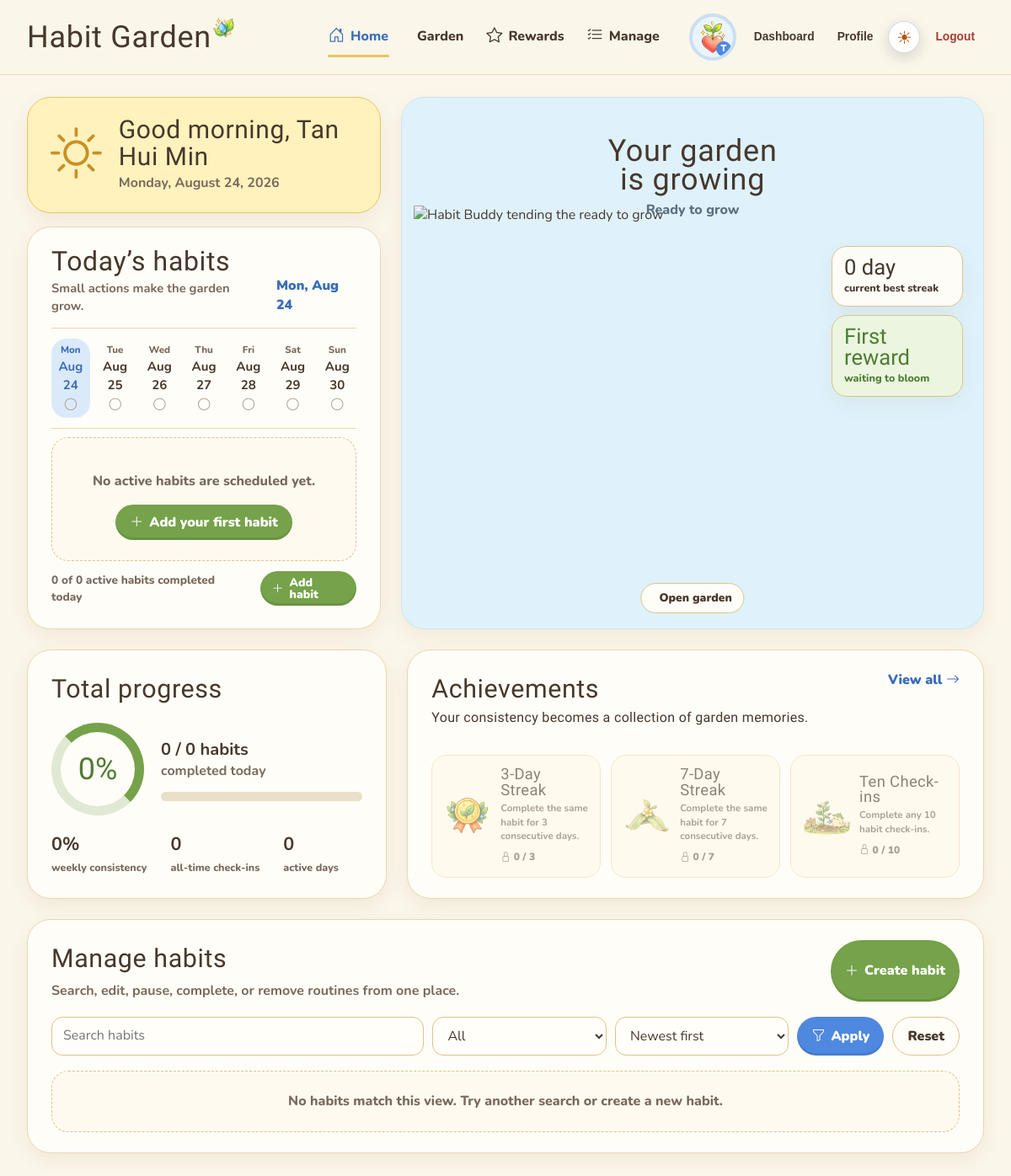
The app's page /modules/habit/index.php (signed in) with its own data.
### tables this page shows
CREATE TABLE `badge_types` (
  `badge_type_id` int(11) NOT NULL,
  `reward_code` varchar(50) NOT NULL,
  `reward_name` varchar(100) NOT NULL,
  `reward_description` varchar(255) NOT NULL,
  `requirement` int(10) UNSIGNED NOT NULL,
  `tree_tier` tinyint(3) UNSIGNED NOT NULL DEFAULT 1,
  `reward_type` enum('Badge','Decoration') NOT NULL,
  `slot` enum('Hat','Glasses','Clothes','Shoes','Background') DEFAULT NULL,
  `reward_asset` varchar(255) DEFAULT NULL
);

### modules/habit/index.php (the view, shortened to what the rows shown need)
<?php
require_once __DIR__ . '/../../includes/session_check.php';
require_once __DIR__ . '/../../config/database.php';
require_once __DIR__ . '/habit_model.php';
require_once __DIR__ . '/habit_ui.php';
$stats = habit_get_stats($conn, (int) $logged_in_user_id);
$rewardStates = habit_get_reward_states($conn, (int) $logged_in_user_id);
$timeHour = (int) date('G');
$greeting = $timeHour < 12 ? 'Good morning' : ($timeHour < 18 ? 'Good afternoon' : 'Good evening');
?>
<section class="home-grid" aria-label="Habit Garden home">
    <div class="today-column">
        <section class="greeting-card" aria-labelledby="greeting-title">
            <div>
                <h1 id="greeting-title"><?= habit_e($greeting) ?>, <?= habit_e(habit_current_user_name()) ?></h1>
            </div>
        </section>
        <section class="today-card card" aria-labelledby="today-heading">
            <div class="section-heading">
                <div>
                    <h2 id="today-heading">Today’s habits</h2>
                </div>
            </div>
        </section>
    </div>
    <section class="garden-card card" aria-labelledby="garden-heading">
        <div class="garden-card__copy">
            <h2 id="garden-heading">Your garden<br>is growing</h2>
        </div>
    </section>
</section>
<section class="summary-grid" aria-label="Progress and achievements">
    <article class="progress-card card">
        <h2>Total progress</h2>
    </article>
    <article class="achievement-card card">
        <div class="achievement-head">
            <div>
                <h2>Achievements</h2>
            </div>
        </div>
        <?php if (!$rewardStates): ?>
            <div class="empty-state">Achievement definitions are not available yet.</div>
        <?php else: ?>
            <div class="achievement-list">
                <?php foreach (array_slice($rewardStates, 0, 3) as $reward): ?>
                    <?php $unlocked = $reward['unlocked']; ?>
                    <article class="achievement-item <?= $unlocked ? '' : 'is-locked' ?>">
                        <img src="<?= habit_e(habit_reward_art($reward)) ?>" alt="">
                        <div>
                            <h3><?= habit_e($reward['reward_name']) ?></h3>
                            <p><?= habit_e($reward['reward_description']) ?></p>
                            <span class="achievement-state">
                                <i class="bi <?= $unlocked ? 'bi-check-circle-fill' : 'bi-lock' ?>" aria-hidden="true"></i>
                                <?= $unlocked ? 'Earned' : habit_e($reward['progress'] . ' / ' . $reward['requirement']) ?>
                            </span>
                        </div>
                    </article>
                <?php endforeach; ?>
            </div>
        <?php endif; ?>
    </article>
</section>
<section class="manage-panel card" id="manage" aria-labelledby="manage-heading">
    <div class="manage-head">
        <div>
            <h2 id="manage-heading">Manage habits</h2>
        </div>
    </div>
</section>

### records on screen
badge_types: shows a picture, reward_name "3-Day Streak", reward_description "Complete the same habit for 3 consecutive days.", requirement "0 / 3"
badge_types: shows a picture, reward_name "7-Day Streak", reward_description "Complete the same habit for 7 consecutive days.", requirement "0 / 7"
badge_types: shows a picture, reward_name "Ten Check-ins", reward_description "Complete any 10 habit check-ins.", requirement "0 / 10"

### other values on screen
habit_e($page['label']) "Home"
habit_e($page['label']) "Garden"
habit_e($page['label']) "Rewards"
habit_e($page['label']) "Manage"
habit_e(strtoupper(substr(habit_current_user_name(), 0, 1))) "T"
habit_e(habit_current_user_name()) "Tan Hui Min"
habit_e($today->format('l, F j, Y')) "Monday, August 24, 2026"
habit_e($today->format('D, M j')) "Mon, Aug 24"
habit_e($day['short']) "Mon"
habit_e($day['date']) "Aug 24"
habit_e($day['short']) "Tue"
habit_e($day['date']) "Aug 25"
habit_e($day['short']) "Wed"
habit_e($day['date']) "Aug 26"
habit_e($day['short']) "Thu"
